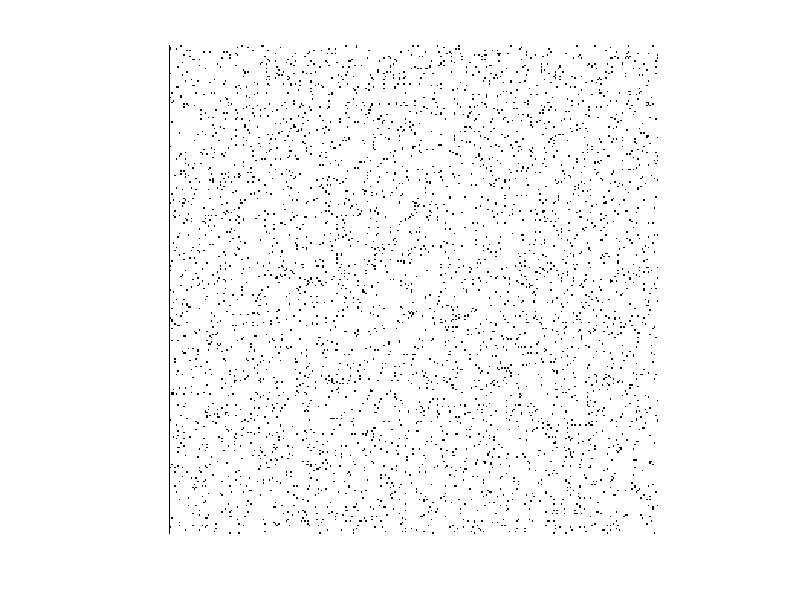

Write the MATLAB code that produced this figure.
M = zeros(320);
M(1:320,1:320) = 255;



for i = 1:320
    for j=1:320
        r = randi([1,320],1,1);
        c = randi([1,320],1,1);
        noise_val = randi([-16,255],1,1);
        M(r,c)= noise_val; 
    end
end
imshow(M)

